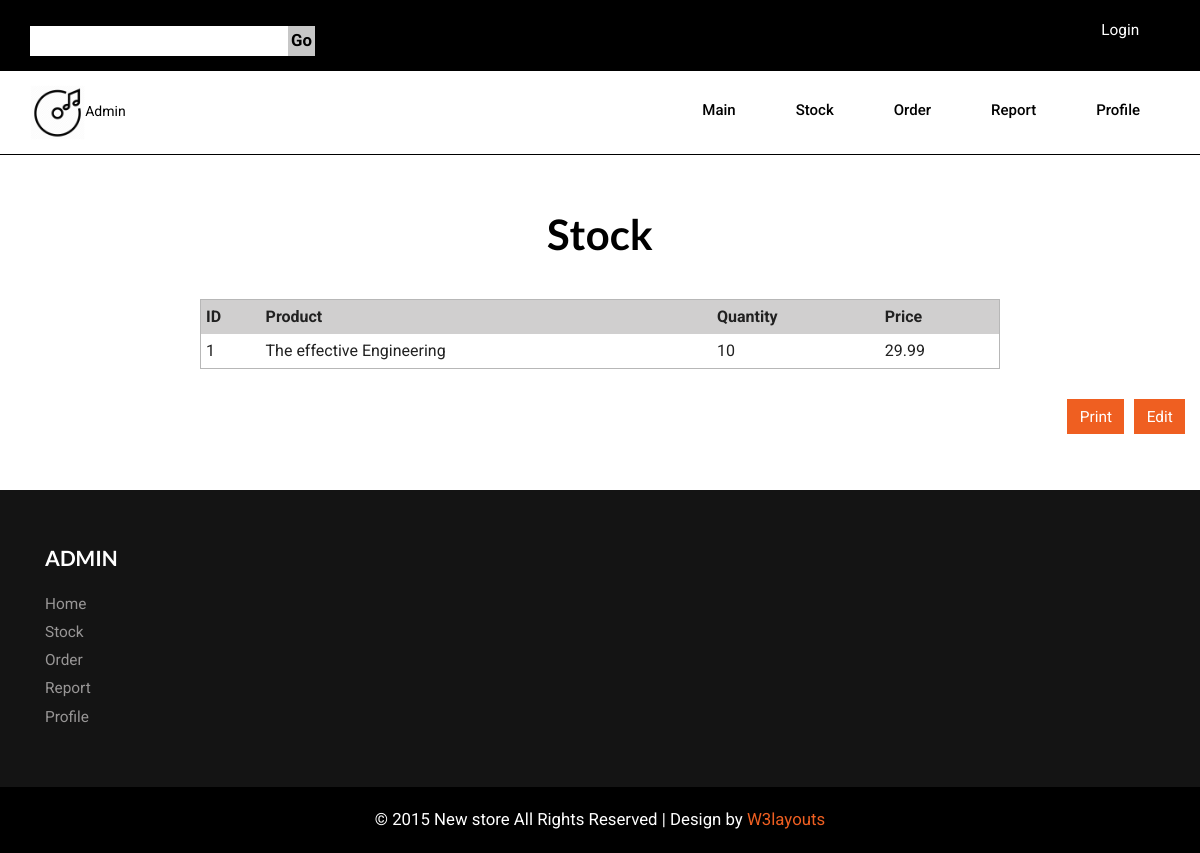
The page /admin_stock.php on the database as committed earlier.
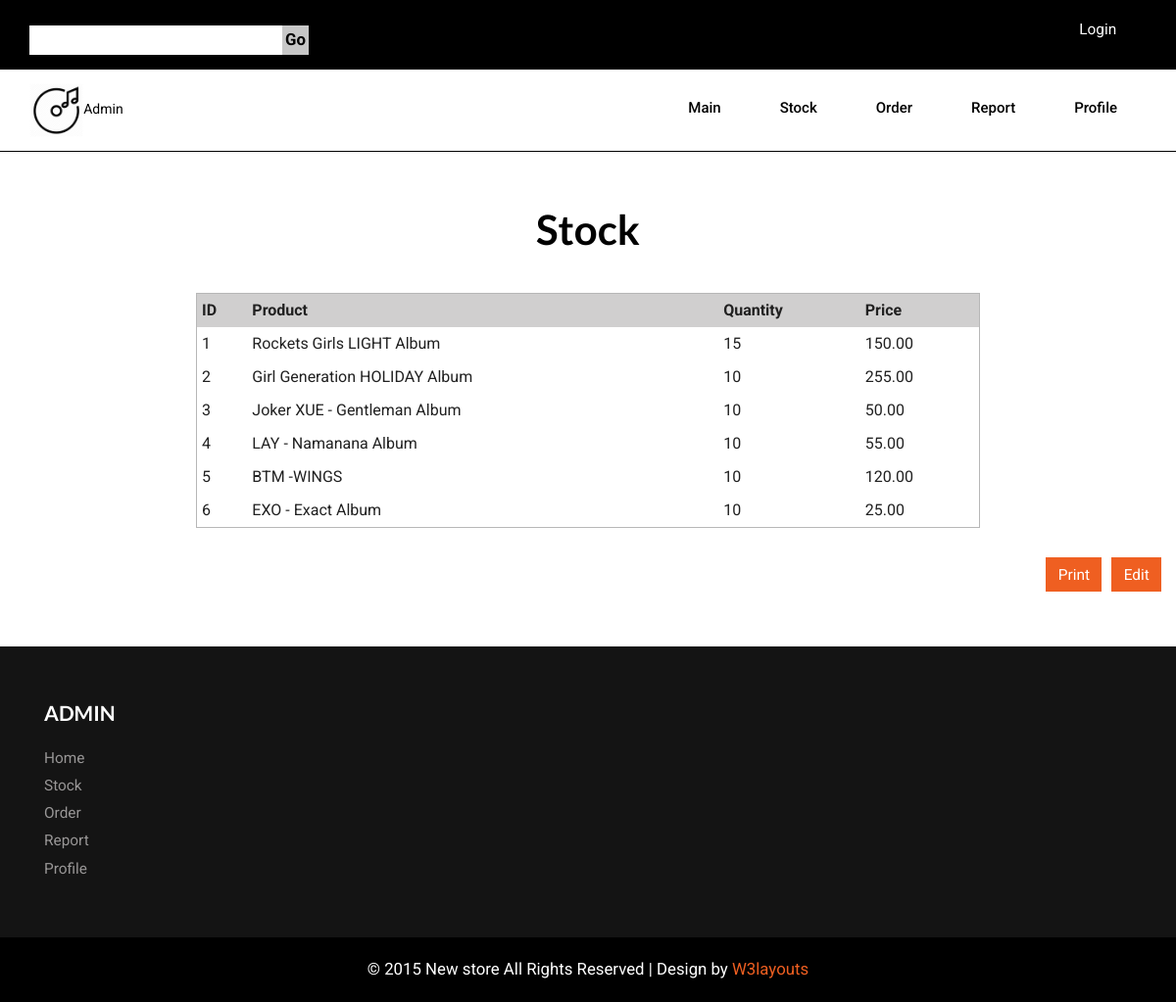
The same page on the database as committed later.
### tables this page shows
CREATE TABLE `inventory` (
  `product_id` int(11) NOT NULL,
  `product_name` varchar(500) NOT NULL,
  `product_price` decimal(10,2) NOT NULL,
  `product_quantity` int(11) NOT NULL,
  `product_description` varchar(500) NOT NULL,
  `product_image` varchar(500) NOT NULL
);

### web/admin_stock.php (the view, shortened to what this page needs)
<?php
include("conn.php");
?>
<!DOCTYPE html>
<html>
<head>
<link href="css/bootstrap.css" rel="stylesheet" type="text/css" media="all" />
<link href="style.css" rel="stylesheet" type="text/css" media="all" />
<link href="css/memenu.css" rel="stylesheet" type="text/css" media="all" />
</head>
<body>
<div class="header">
	<div class="header-top">
		<div class="container">
			<div class="search">
					<form action="search.php" method="get">
						<input type="text" value="" name="search1" >
						<input type="submit" value="Go" name="go">
					</form>
			</div>
			<div class="header-left">
					<ul>
						<?php if (isset($_SESSION['login_user'])): ?>
						<li ><a href="admin_profile.php"  ><?php echo($_SESSION['login_user']); ?><a href="logout.php">(LOGOUT)</a></li>
					<?php else: ?>
						<li ><a href="login.php"  >Login</a></li>
					<?php endif; ?>
					</ul>
						<div class="clearfix"> </div>
			</div>
				<div class="clearfix"> </div>
		</div>
		</div>
		<div class="container">
			<div class="head-top">
				<div class="logo">
					<a href="admin_index.php" style="color:black;text-decoration:none"><img src="images/cdlogo.png" style="width:10%;height:10%" alt="" >Admin</a>
				</div>
		  <div class=" h_menu4">
			<ul class="memenu skyblue">
				<li class="active grid"><a class="color2" href="admin_index.php" style="color:black;">Main</a></li>
				<li><a class="color4" href="admin_stock.php">Stock</a></li>
				<li><a class="color1" href="admin_order.php">Order</a></li>
				<li class="grid"><a class="color2" href="admin_report.php">Report</a></li>
				<li><a class="color6" href="admin_profile.php">Profile</a></li>
			</ul>
		  </div>
				<div class="clearfix"> </div>
		</div>
		</div>
	</div>
<div class="container">
		<div class="account">
		<h1>Stock</h1>
		<table class="activity-table">
		<thead>
		<tr class="activity-table-main">
			<th>ID </th>
			<th>Product </th>
			<th>Quantity </th>
			<th>Price</th>
		</tr>
		<?php
 				$result = mysqli_query($con,"SELECT * FROM inventory");
 				while($order = mysqli_fetch_array($result)){
	?>
		</thead>
		<tbody>
			<form action="" method="post">
			<tr>
			<td id="productid"><?php echo $order['product_id'] ?></td>
			<td id="productname"><?php echo $order['product_name'] ?></td>
			<td id="productquantity"><?php echo $order['product_quantity']?> </td>
			<td id="productprice"><?php echo $order['product_price']?> </td>
			</tr>
			</form>
		<?php }?>
		</tbody>
		</table>
		<div class="container">
		<div class="activity-button">
							<form action="admin_editstock.php">
							<input  type="submit" value="Edit" style="float:right;margin-left:10px;background:#EF5F21;width:auto;font-size: 1.1em;
							padding: 0.4em 0.8em;text-align: center;color: #fff;border: none;outline: none;-webkit-appearance: none;">
							</form>
							<form action="admin_printstock.php">
							<input  type="submit" value="Print" style="float:right;margin-left:10px;background:#EF5F21;width:auto;font-size: 1.1em;
							padding: 0.4em 0.8em;text-align: center;color: #fff;border: none;outline: none;-webkit-appearance: none;">
							</form>
		</div>
		</div>
		</div>
		</div>
<div class="footer">
				<div class="container">
			<div class="footer-top-at">
				<div class="col-md-4 amet-sed">
			<h4>ADMIN</h4>
				<ul class="nav-bottom">
						<li><a href="admin_index.php">Home</a></li>
						<li><a href="admin_stock.php">Stock</a></li>
						<li><a href="admin_order.php">Order</a></li>
						<li><a href="admin_.php">Report</a></li>
						<li><a href="admin_profile.php">Profile</a></li>
					</ul>
			</div>
								<div class="clearfix"> </div>
			</div>
		</div>
		<div class="footer-class">
		<p >© 2015 New store All Rights Reserved | Design by  <a href="http://w3layouts.com/" target="_blank">W3layouts</a> </p>
		</div>
		</div>
</body>
</html>

### web/style.css (style rules this page uses)
body { background:#fff; font-family: 'Roboto', sans-serif; }
a { transition: 0.5s all; -webkit-transition: 0.5s all; -o-transition: 0.5s all; -moz-transition: 0.5s all; -ms-transition: 0.5s all; }
ul { padding: 0; margin: 0; }
h1,h2,h3,h4,h5,h6,label,p { margin:0; }
.header { border-bottom: 1px solid #000; }
.header-top { background: #000; padding: 15px 0; }
.search { position:relative; float: left; width: 25%; background-color: #fff; margin-top: 11px; }
.search input[type=text] { outline: none; padding: 3px 15px; background: none; width: 91%; border: none; font-size: 1.2em; color: #000; font-weight: 700; }
.search input[type=submit] { border: none; cursor: pointer; position: absolute; outline: none; top: 0px; right: 0px; background: #c7c7c7; font-size: 1.2em; color: #000; padding: 3px; font-weight: 700; }
.header-left { float: right; margin-top: 4px; }
.header-left ul { float: left; }
.header-left ul li { display: inline-block; }
.header-left ul li a { text-decoration: none; color:#fff; font-size: 1.1em; margin: 0 2em 0 0; }
.logo { float: left; }
.head-top { padding: 1em 0; }
.h_menu4 { margin: 7px 0 0px; float: right; }
.footer { background:#141414; }
.amet-sed h4 { font-size: 1.5em; color: #fff; font-family: 'Lato', sans-serif; margin: 0 0 1em; text-transform: uppercase; font-weight: 700; }
.footer-top-at { padding: 4em 0; }
ul.nav-bottom li { list-style:none; }
ul.nav-bottom li a { text-decoration:none; color:#989696; font-size:1.1em; display: inline-block; margin: 0.2em 0; }
.footer-class p { color:#fff; font-size:1.2em; }
.footer-class p a { color:#EF5F21; text-decoration:none; }
.footer-class { padding: 1.5em 0; text-align:center; background:#000; }
.account h1 { font-size: 3em; font-family: 'Lato', sans-serif; color: #000; text-align: center; font-weight: 600; margin-bottom: 1em; }
.account { padding: 4em 0; }

### web/css/memenu.css (style rules this page uses)
.memenu { margin-bottom:0px;padding:0;width:100%;list-style:none;display:inline-block;position:relative;font-size:15px }
.memenu li { margin-bottom:-5px;display:inline }
.memenu>li>a { float:left;padding:8px 30px;text-decoration:none;text-transform:capitalize;font-size:1em; font-weight: 500; -webkit-transition: all 0.3s ease-in-out; -moz-transition: all 0.3s ease-in-out; -o-transition: all 0.3s ease-in-out; transition: all 0.3s ease-in-out; }
.memenu>li.active>a { color:#00405d; }
.memenu>li.active>a { color:#EF5F21; }
.skyblue li>a,.skyblue>li.showhide span { color:#000 }

Rows that differ between the two databases and show on the page:
changed inventory id 1: product_name "The effective Engineering" → "Rockets Girls LIGHT Album"; product_quantity "10" → "15"; product_price "29.99" → "150.00"
added inventory: product_id "2", product_name "Girl Generation HOLIDAY Album", product_quantity "10", product_price "255.00"
added inventory: product_id "3", product_name "Joker XUE - Gentleman Album", product_quantity "10", product_price "50.00"
added inventory: product_id "4", product_name "LAY - Namanana Album", product_quantity "10", product_price "55.00"
added inventory: product_id "5", product_name "BTM -WINGS", product_quantity "10", product_price "120.00"
added inventory: product_id "6", product_name "EXO - Exact Album", product_quantity "10", product_price "25.00"
